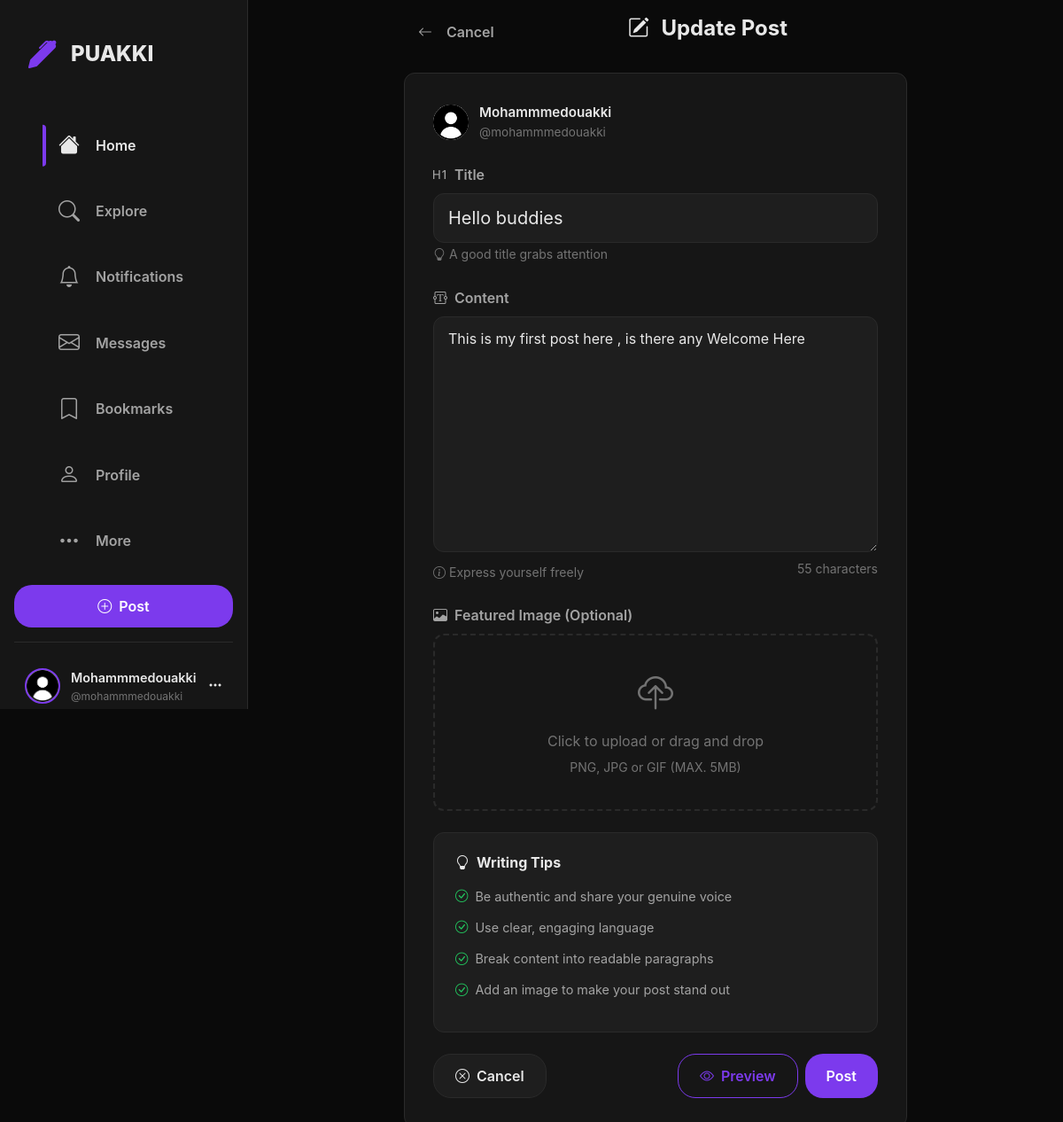
The page /post/1/update (signed in) on the database its author committed.
### flask_app/models.py (models this page shows, shortened)
class User(db.Model, UserMixin):
    id = db.Column(db.Integer, primary_key=True)
    username = db.Column(db.String(20), unique=True, nullable=False)
    email = db.Column(db.String(120), unique=True, nullable=False)
    image_file = db.Column(db.String(20), nullable=False, default='default.png')
    password = db.Column(db.String(60), nullable=False)

class Post(db.Model):
    id = db.Column(db.Integer, primary_key=True)
    title = db.Column(db.String(100), nullable=False)
    date_posted = db.Column(db.DateTime, nullable=False, default=datetime.utcnow)
    content = db.Column(db.Text, nullable=False)
    image_file = db.Column(db.String(120), nullable=True, default='default_post.jpg')
    user_id = db.Column(db.Integer, db.ForeignKey('user.id'), nullable=False)
    author = db.relationship('User', backref='posts', lazy=True)

### flask_app/routes.py (the view)
@app.route('/post/<int:post_id>/update', methods=['GET', 'POST'])
@login_required
def update_post(post_id):
    post = Post.query.get_or_404(post_id)
    if post.author != current_user:
        abort(403)
    form = PostForm()
    if form.validate_on_submit():
        post.title = form.title.data
        post.content = form.content.data
        db.session.commit()
        flash('Your Post Had Been Updated!', 'success')
        return redirect(url_for('post', post_id=post.id))
    else:
        form.title.data = post.title
        form.content.data = post.content
    return render_template('create_post.html', form=form, legend='Update Post')

### flask_app/forms.py
class PostForm(FlaskForm):
    title = StringField('Title', validators=[DataRequired()])
    content = TextAreaField('content', validators=[DataRequired()])
    image = FileField('Upload Image', validators=[FileAllowed(['jpg', 'png', 'jpeg'])])
    submit = SubmitField('Post')

### flask_app/models.py (called while the page is built)
@login_manager.user_loader
def load_user(user_id):
    return User.query.get(int(user_id))

### flask_app/templates/create_post.html (shortened to what this page needs)
{% extends "base.html" %}
{% block content %}
<div class="create-post-container">
  <div class="create-post-header">
    <a href="{{ url_for('home') }}" class="btn-back-nav">
      <i class="bi bi-arrow-left me-2"></i>
      <span>Cancel</span>
    </a>
    <h2 class="create-post-title">
      <i class="bi bi-{% if legend == 'New Post' %}plus-circle{% else %}pencil-square{% endif %} me-2"></i>
      {{ legend }}
    </h2>
  </div>
  <div class="create-post-card">
    <form action="" method="POST" enctype="multipart/form-data">
      <div class="post-author-info mb-4">
        <img
          src="{{ url_for('static', filename='imgs/' + current_user.image_file) }}"
          alt="{{ current_user.username }}"
          class="author-avatar-small"
        />
        <div>
          <p class="author-name-small mb-0">{{ current_user.username }}</p>
          <p class="author-handle-small mb-0">@{{ current_user.username|lower }}</p>
        </div>
      </div>
      <div class="form-group mb-4">
        <label class="form-label">
          <i class="bi bi-type-h1 me-2"></i>Title
        </label>
        {% if form.title.errors %}
          {{ form.title(class="form-control form-control-lg is-invalid", placeholder="Give your post a catchy title...") }}
          <div class="invalid-feedback">
            {% for error in form.title.errors %}
              {{ error }}
            {% endfor %}
          </div>
        {% else %}
          {{ form.title(class="form-control form-control-lg", placeholder="Give your post a catchy title...") }}
        {% endif %}
        <small class="form-text text-muted">
          <i class="bi bi-lightbulb me-1"></i>A good title grabs attention
        </small>
      </div>
      <div class="form-group mb-4">
        <label class="form-label">
          <i class="bi bi-textarea-t me-2"></i>Content
        </label>
        {% if form.content.errors %}
          {{ form.content(class="form-control is-invalid", rows="10", placeholder="Share your story, thoughts, or ideas...") }}
          <div class="invalid-feedback">
            {% for error in form.content.errors %}
              {{ error }}
            {% endfor %}
          </div>
        {% else %}
          {{ form.content(class="form-control", rows="10", placeholder="Share your story, thoughts, or ideas...", id="contentInput") }}
        {% endif %}
        <div class="d-flex justify-content-between mt-2">
          <small class="form-text text-muted">
            <i class="bi bi-info-circle me-1"></i>Express yourself freely
          </small>
          <small class="text-muted">
            <span id="charCount">0</span> characters
          </small>
        </div>
      </div>
      <div class="form-group mb-4">
        <label class="form-label">
          <i class="bi bi-image me-2"></i>Featured Image (Optional)
        </label>
        <div class="image-upload-area" id="imageUploadArea">
          <div class="upload-placeholder" id="uploadPlaceholder">
            <i class="bi bi-cloud-upload fs-1"></i>
            <p class="mt-2 mb-1">Click to upload or drag and drop</p>
            <small class="text-muted">PNG, JPG or GIF (MAX. 5MB)</small>
          </div>
        </div>
      </div>
      <div class="tips-card mb-4">
        <h5 class="tips-title">
          <i class="bi bi-lightbulb me-2"></i>Writing Tips
        </h5>
        <ul class="tips-list">
          <li><i class="bi bi-check-circle me-2"></i>Be authentic and share your genuine voice</li>
          <li><i class="bi bi-check-circle me-2"></i>Use clear, engaging language</li>
          <li><i class="bi bi-check-circle me-2"></i>Break content into readable paragraphs</li>
          <li><i class="bi bi-check-circle me-2"></i>Add an image to make your post stand out</li>
        </ul>
      </div>
      <div class="form-actions">
        <a href="{{ url_for('home') }}" class="btn btn-secondary">
          <i class="bi bi-x-circle me-2"></i>Cancel
        </a>
        <div class="d-flex gap-2">
          <button type="button" class="btn btn-outline-primary" onclick="previewPost()">
            <i class="bi bi-eye me-2"></i>Preview
          </button>
          {{ form.submit(class="btn btn-primary px-4") }}
        </div>
      </div>
    </form>
  </div>
</div>
{% endblock %}

### flask_app/templates/base.html (shortened to what this page needs)
<!doctype html>
<html lang="en">
  <head>
    <link href="https://cdn.jsdelivr.net/npm/bootstrap@5.3.2/dist/css/bootstrap.min.css" rel="stylesheet">
    <link rel="stylesheet" href="https://cdn.jsdelivr.net/npm/bootstrap-icons@1.11.1/font/bootstrap-icons.css">
    <link href="{{ url_for('static', filename='style.css') }}" rel="stylesheet">
  </head>
  <body>
    <aside class="sidebar" id="sidebar">
      <a href="{{ url_for('home') if current_user.is_authenticated else '#' }}" class="sidebar-brand">
        <i class="bi bi-pen-fill"></i>
        <span>PUAKKI</span>
      </a>
      <ul class="sidebar-nav">
        {% if current_user.is_authenticated %}
        <li class="nav-item-sidebar">
          <a class="nav-link-sidebar active" href="{{ url_for('home') }}">
            <i class="bi bi-house-fill"></i>
            <span>Home</span>
          </a>
        </li>
        <li class="nav-item-sidebar">
          <a class="nav-link-sidebar" href="#">
            <i class="bi bi-search"></i>
            <span>Explore</span>
          </a>
        </li>
        <li class="nav-item-sidebar">
          <a class="nav-link-sidebar" href="#">
            <i class="bi bi-bell"></i>
            <span>Notifications</span>
          </a>
        </li>
        <li class="nav-item-sidebar">
          <a class="nav-link-sidebar" href="#">
            <i class="bi bi-envelope"></i>
            <span>Messages</span>
          </a>
        </li>
        <li class="nav-item-sidebar">
          <a class="nav-link-sidebar" href="#">
            <i class="bi bi-bookmark"></i>
            <span>Bookmarks</span>
          </a>
        </li>
        <li class="nav-item-sidebar">
          <a class="nav-link-sidebar" href="{{ url_for('account') }}">
            <i class="bi bi-person"></i>
            <span>Profile</span>
          </a>
        </li>
        <li class="nav-item-sidebar">
          <a class="nav-link-sidebar" href="#">
            <i class="bi bi-three-dots"></i>
            <span>More</span>
          </a>
        </li>
        {% endif %}
      </ul>
      {% if current_user.is_authenticated %}
      <a href="{{ url_for('new_post') }}" class="btn btn-primary w-100 mb-3">
        <i class="bi bi-plus-circle me-2"></i>Post
      </a>
      {% endif %}
      {% if current_user.is_authenticated %}
      <div class="sidebar-footer">
        <div class="dropdown w-100">
          <div class="user-profile" data-bs-toggle="dropdown" aria-expanded="false">
            <img
              src="{{ url_for('static', filename='imgs/' + current_user.image_file) }}"
              alt="{{ current_user.username }}"
              class="user-avatar"
            />
            <div class="user-info">
              <span class="user-name">{{ current_user.username }}</span>
              <span class="user-email">@{{ current_user.username|lower }}</span>
            </div>
            <i class="bi bi-three-dots"></i>
          </div>
        </div>
      </div>
      {% endif %}
    </aside>
    <main class="main-container">
      <div class="content-wrapper">
        {% block content %}{% endblock %}
      </div>
    </main>
  </body>
</html>

### rows shown on the page
User: image_file (placeholder picture), username "Mohammmedouakki", username "mohammmedouakki"
Post: title "Hello buddies", content "This is my first post here , is there any Welcome Here"

### other values the page prints
{{ legend }} "Update Post"
